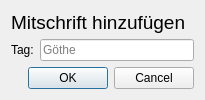
<?xml version="1.0" encoding="UTF-8"?>
<ui version="4.0">
 <class>C_WrittenNote</class>
 <widget class="QDialog" name="C_WrittenNote">
  <property name="geometry">
   <rect>
    <x>0</x>
    <y>0</y>
    <width>205</width>
    <height>100</height>
   </rect>
  </property>
  <property name="minimumSize">
   <size>
    <width>205</width>
    <height>100</height>
   </size>
  </property>
  <property name="maximumSize">
   <size>
    <width>205</width>
    <height>100</height>
   </size>
  </property>
  <property name="windowTitle">
   <string>C_WrittenNote</string>
  </property>
  <layout class="QVBoxLayout" name="verticalLayout_2">
   <item>
    <layout class="QVBoxLayout" name="verticalLayout">
     <item>
      <widget class="QLabel" name="label_3">
       <property name="font">
        <font>
         <pointsize>14</pointsize>
        </font>
       </property>
       <property name="text">
        <string>Mitschrift hinzufügen</string>
       </property>
      </widget>
     </item>
     <item>
      <layout class="QGridLayout" name="gridLayout">
       <item row="0" column="1">
        <widget class="QLineEdit" name="tags">
         <property name="placeholderText">
          <string>Göthe</string>
         </property>
        </widget>
       </item>
       <item row="0" column="0">
        <widget class="QLabel" name="label_2">
         <property name="text">
          <string>Tag:</string>
         </property>
        </widget>
       </item>
      </layout>
     </item>
     <item>
      <widget class="QDialogButtonBox" name="buttonBox">
       <property name="orientation">
        <enum>Qt::Horizontal</enum>
       </property>
       <property name="standardButtons">
        <set>QDialogButtonBox::Cancel|QDialogButtonBox::Ok</set>
       </property>
      </widget>
     </item>
    </layout>
   </item>
  </layout>
 </widget>
 <layoutdefault spacing="6" margin="11"/>
 <resources/>
 <connections/>
</ui>
